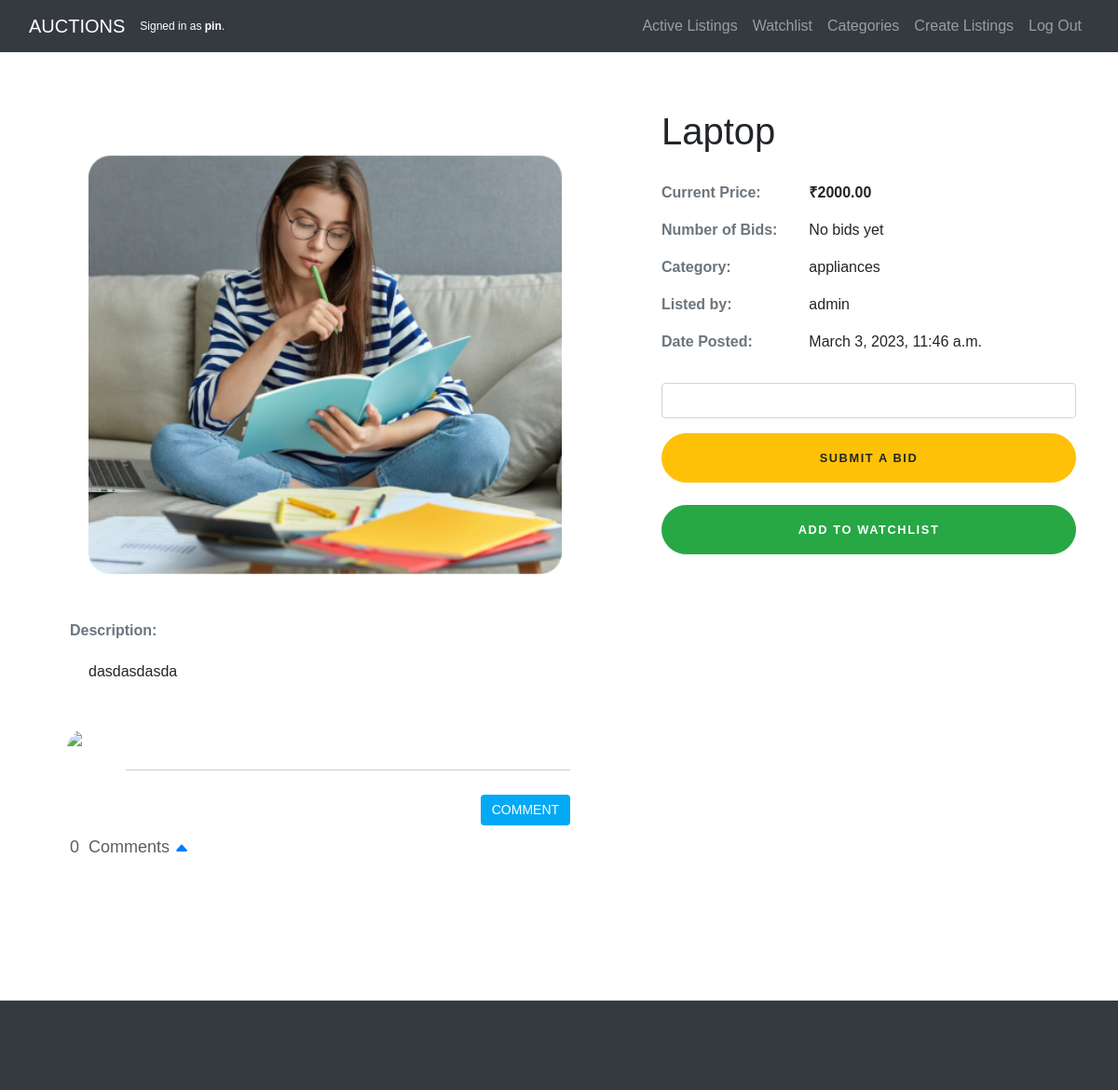
The app's page /listing/1 (signed in) with its own data.
### auctions/models.py (models this page shows, shortened)
class User(AbstractUser):
    pass

class Listing(models.Model):
    productnames = models.CharField(max_length=20)
    descriptions = models.TextField(max_length=500)
    startingbids = models.DecimalField(max_digits=15, decimal_places=2)
    images = models.ImageField(upload_to="listing", null=True, blank=True)
    category = models.CharField(max_length=50, blank=True, null=True, default="")
    lister = models.CharField(max_length=50, blank=True, null=True)
    created = models.DateTimeField(default=now, editable=False)

### auctions/views.py (the view)
# urls.py: path("listing/<int:id>", views.listingpage, name="listingpage"),
def listingpage(request,id):
    listing = Listing.objects.get(id=id)
    comment = Comment.objects.filter(listingid=id)
    try:
        cform = CommentForm(request.POST or None)
        bidform = BiddingForm(request.POST or None)
    except:
        return redirect('index')
    if request.user.username:
        try:
            if Watchlist.objects.get(watcher=request.user.username, listingid=id):
                added=True
        except:
            added = False
        try:
            watch = Watchlist.objects.filter(watcher=request.user.username)
            watchcount=len(watch)
        except:
            watchcount=None
        try:
            ccount = Comment.objects.filter(listingid=id)
            ccount = len(ccount)
        except:
            ccount = len(ccount)
        try:
            if listing.lister == request.user.username :
                lister = True
            else:
                lister = False
        except:
            return redirect('index')
    else:
        ccount = Comment.objects.filter(listingid=id)
        ccount = len(ccount)
        added = False
        lister = False
        watchcount = None
    try:
        bid = Bidding.objects.filter(listingid=id)
        bidcount = len(bid)
        listing = Listing.objects.get(id=id)
    except:
        bicount = None
    return render(request, "auctions/listing.html", {
        'object': listing,
        'added': added,
        'bidform': bidform,
        "watchcount": watchcount,
        "error":request.COOKIES.get('error'),
        "success":request.COOKIES.get('success'),
        "bidcount": bidcount,
        "lister": lister,
        'cform': cform,
        "comment": comment,
        "ccount": ccount
    })

### auctions/forms.py
class BiddingForm(forms.ModelForm):
    class Meta:
        model = Bidding
        labels = {"bidprice": ""}
        fields = ["bidprice"]

class CommentForm(forms.ModelForm):
    class Meta:
        model = Comment
        labels = {"comment": ""}
        fields = ["comment"]

### auctions/templates/auctions/listing.html (shortened to what this page needs)
{% extends "auctions/layout.html" %}
{% load crispy_forms_tags %}
{% block body %}
{% load static %}
<div class="container" style="margin: 100px auto">
    <div class="row">
        <div class="col-md-7">
              {% if object.images %}
                    <img class="img-fluid rounded mb-3 mb-md-0" src="/media/{{ object.images }}" style="width:80%;margin:50px;border:10px" class="ml-lg-5 order-1 order-lg-2" alt="No Image Available for {{ object.productnames}}">
              {% else %}
                    <img class="img-fluid rounded mb-3 mb-md-0" src="https://i.ibb.co/T8nxLQT/No-Image-Available.png" style="width:80%;margin:50px;border:10px" alt="No-Image-Available">
              {% endif %}
              <br/><br/><br/>
        <div class="comment-box">
        <div class="container desc">
          <div class="row" >
            <div class="col-11">
              <dt class="col-sm-4 mb-3 d-block text-muted">Description:</dt>
                  <dd class="col-sm-12" style="word-wrap: break-word; margin: 20px;"> {{ object.descriptions }} </dd>
            </div>
          </div>
        </div>
        </div>
          <div class="container">
            <div class="row">
              <div class="col-11">
                <div class="comments">
              {% if user.username %}
                  <div class="comment-box add-comment">
                    <span class="commenter-pic">
                      <img src="https://icon-library.net/images/anonymous-avatar-icon/anonymous-avatar-icon-2.jpg" class="img-fluid">
                    </span>
                    <span class="commenter-name">
                      <form action="{% url 'comment' object.id %}" method="post">
                      {{ cform.comment|as_crispy_field }}
                      <button type="submit" class="btn btn-default">Comment</button>
                      </form>
                    </span>
                  </div>
              {% endif %}
                <p>
                  <a data-toggle="collapse" href="#multiCollapseExample1" role="button" aria-expanded="false" aria-controls="multiCollapseExample1">
                  <div class="comments-details">
                    <span class="total-comments comments-sort"> {{ ccount }}&nbsp; Comments</span>
                    <svg width="1em" height="1em" viewBox="0 0 16 16" class="bi bi-caret-up-fill" fill="currentColor" xmlns="http://www.w3.org/2000/svg">
                        <path d="M7.247 4.86l-4.796 5.481c-.566.647-.106 1.659.753 1.659h9.592a1 1 0 0 0 .753-1.659l-4.796-5.48a1 1 0 0 0-1.506 0z"/>
                    </svg>
                  </div>
                  </a>
                </p>
            </div>
          </div>
        </div>
      </div>
    </div>
        <div class="col-md-5">
            <h1 style="margin-bottom: 30px; word-wrap: break-word;">{{ object.productnames }}</h1>
              <dl class="row">
                  <dt class="col-sm-4 mb-3 d-block text-muted">Current Price:</dt>
                  <dd class="col-sm-8"> <strong>₹{{ object.startingbids }}</strong> </dd>
                  <dt class="col-sm-4 mb-3 d-block text-muted">Number of Bids:</dt>
                  {% if bidcount is 0 %} <dd class="col-sm-8"> No bids yet </dd>
                  {% else %} <dd class="col-sm-8"> {{ bidcount }} </dd> {% endif %}
                  <dt class="col-sm-4 mb-3 d-block text-muted">Category:</dt>
                  <dd class="col-sm-8"> {{ object.category }} </dd>
                  <dt class="col-sm-4 mb-3 d-block text-muted">Listed by:</dt>
                  <dd class="col-sm-8"> {{ object.lister }} </dd>
                  <dt class="col-sm-4 mb-3 d-block text-muted">Date Posted:</dt>
                  <dd class="col-sm-8"> {{ object.created }} </dd>
              </dl>
            {% if user.username %}
              <form action="{% url 'bid' object.id %}" method="post">
                  <div>
                      {{ bidform.bidprice|as_crispy_field }}
                      <button class="btn btn-lg btn-warning btn-block text-uppercase" style="font-size: 80%; border-radius: 5rem; letter-spacing: .1rem; font-weight: bold;padding: 1rem;transition: all 0.2s;">
                              Submit a Bid</button>
                  </div>
              </form>
            {% else %}
                      <a href="{% url 'register'%}">
                      <button class="btn btn-lg btn-warning btn-block text-uppercase" style="font-size: 80%; border-radius: 5rem; letter-spacing: .1rem; font-weight: bold;padding: 1rem;transition: all 0.2s;">
                              Register now! </button>
                      </a>
            {% endif %}
          <br />
              {% if user.username %}
              {% if added%}
                <a href="{% url 'removewatch' object.id %}"><button class="btn btn-danger btn-lg btn-primary btn-block text-uppercase" style="#51624F; font-size: 80%; border-radius: 5rem; letter-spacing: .1rem; font-weight: bold;padding: 1rem;transition: all 0.2s;">
                          Remove from watchlist</button></a>
              {% else %}
                <a href="{% url 'addwatch' object.id %}"><button class="btn btn-success btn-lg btn-primary btn-block text-uppercase" style="font-size: 80%; border-radius: 5rem; letter-spacing: .1rem; font-weight: bold;padding: 1rem;transition: all 0.2s;">
                          Add to watchlist</button></a>
              {% endif %}
              {% endif %}
          <br />
        </div>
      </div>
</div>
{% endblock %}

### auctions/templates/auctions/layout.html (shortened to what this page needs)
{% load static %}
<!DOCTYPE html>
<html lang="en">
    <head>
        <link rel="stylesheet" href="https://cdnjs.cloudflare.com/ajax/libs/font-awesome/4.7.0/css/font-awesome.min.css">
        <link rel="stylesheet" href="https://maxcdn.bootstrapcdn.com/bootstrap/4.3.1/css/bootstrap.min.css">
        <link href="{% static 'auctions/styles.css' %}" rel="stylesheet">
        <link href="{% static 'auctions/login.css' %}" rel="stylesheet">
        <link href="{% static 'auctions/categories.css' %}" rel="stylesheet">
        <link href="{% static 'auctions/create.css' %}" rel="stylesheet">
    </head>
    <body>
    <nav class="navbar navbar-expand-lg navbar-dark bg-dark fixed-top">
        <div class="container-fluid">
            <a class="navbar-brand" href="{% url 'index' %}">AUCTIONS</a>
                <div style="color:white; font-size: 12px">
                    {% if user.is_authenticated %}
                            Signed in as <strong>{{ user.username }}</strong>.
                    {% else %}
                            Not signed in.
                    {% endif %}
                </div>
        <div class="collapse navbar-collapse" id="navbarResponsive">
            <ul class="navbar-nav ml-auto">
                <li class="nav-item">
                    <a class="nav-link" href="{% url 'index' %}">Active Listings</a>
                </li>
            {% if user.is_authenticated %}
                <li class="nav-item">
                    <a class="nav-link" href="{% url 'watchlist' %}">Watchlist
                        {% if watchcount is 0 %}
                    </a>
                        {% else %}
                        <span class="nav-item badge badge-success">{{watchcount}}</span></a>
                        {% endif %}
                </li>
                <li class="nav-item">
                    <a class="nav-link" href="{% url 'category' %}">Categories</a>
                </li
                <li class="nav-item">
                    <a class="nav-link" href="{% url 'create' %}">Create Listings</a>
                <li class="nav-item">
                    <a class="nav-link" href="{% url 'logout' %}">Log Out</a>
                </li>
            {% endif %}
        </div>
        </div>
    </nav>
        {% block body %}
        {% endblock %}
    <footer class="py-5 bg-dark" style="margin-top: 10%; display: block;">
    </footer>
    </body>
</html>

### auctions/static/auctions/styles.css (style rules this page uses)
.comments-details button.btn.dropdown-toggle, .comments-details .total-comments { font-size: 18px; font-weight: 500; color: #5e5e5e; }
.comments-details { padding: 15px 15px; }
.comments button { background-color: transparent; border: none; }
.comments .comment-box { width: 100%; float: left; height: 100%; background-color: #FAFAFA; padding: 10px 10px 10px; margin-bottom: 15px; border-radius: 5px; border: 1px solid #ddd; }
.comments .add-comment { background-color: transparent; border: none; position: relative; margin-bottom: 50px; }
.comments .commenter-pic { width: 50px; height: 50px; display: inline-block; border-radius: 100%; border: 2px solid #fff; overflow: hidden; background-color: #fff; }
.comments .add-comment .commenter-name { width: 100%; padding-left: 75px; position: absolute; top: 20px; left: 0px; }
.comments .add-comment input { border-top: 0px; border-bottom: 1px solid #ccc; border-left: 0px; border-right: 0px; outline: 0px; box-shadow: none; border-radius: 0; width: 100%; padding: 0; font-weight: normal; }
.comments .add-comment button[type=submit] { background-color: #03a9f4; color: #fff; margin-right: 0px; }
.comments .add-comment button { background-color: #f5f5f5; margin: 10px 5px; font-size: 14px; text-transform: uppercase; float: right; }
.comments .commenter-name { display: inline-block; position: relative; top: -20px; left: 10px; font-size: 16px; font-weight: bold; }

### auctions/static/auctions/login.css (style rules this page uses)
body { font-family: "Karla", sans-serif; min-height: 100vh; }

### records on screen
User: username "pin"
Listing: images (picture), descriptions "dasdasdasda", productnames "Laptop", startingbids "2000.00", category "appliances", lister "admin", created "March 3, 2023, 11:46 a.m."

### other values on screen
{{ ccount }} "0"
